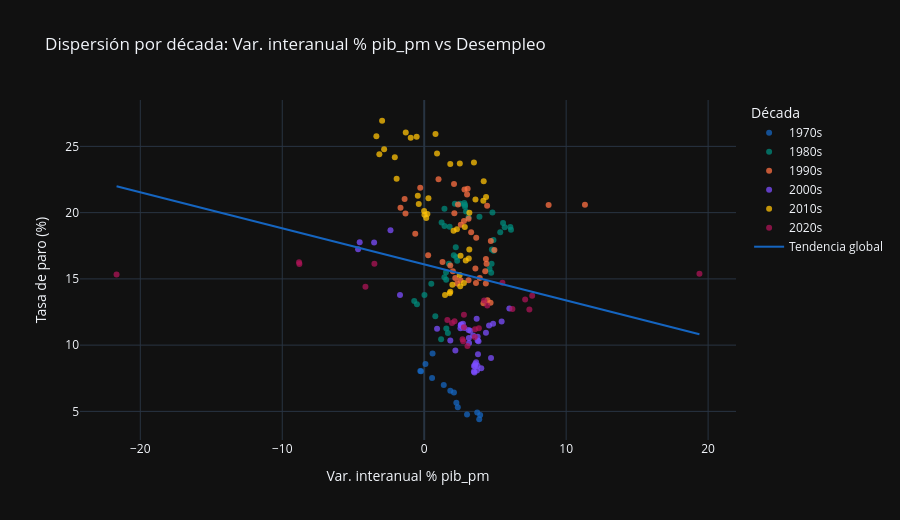

The cell this chart's notebook holds for it:
### Markdown cell above
### Análisis:

La correlación global entre la variación interanual del `pib_pm` y la tasa de paro es de -0,1806, un valor débil que contrasta con la relación inversa visualmente nítida y con la expectativa teórica de la Ley de Okun. Esta debilidad no refleja ausencia de relación sino la combinación de dos factores que atenúan el coeficiente global. El primero es la heterogeneidad de fuentes: el tramo de base 1986 pre-1995 tiene una variación interanual de amplitud reducida frente a un paro que recorre del 4% al 24%, lo que genera correlaciones rodantes positivas (hasta +0,7 a +0,8 en 1983-1988 y 1991-1992) que no reflejan co-movimiento económico real sino la baja variabilidad de la serie histórica. El segundo son los episodios extremos del desplome y rebote de 2020. La corrección del empalme por enlace retrospectivo ha eliminado el pico espurio de 1995 que antes distorsionaba el coeficiente, lo que explica que la correlación global, antes de aproximadamente -0,12, se sitúe ahora en -0,1806, algo más nítida.

A partir de 1995, donde las series del INE ofrecen mayor granularidad, la correlación rodante se comporta de forma coherente con la teoría: alcanza su mínimo en torno a -0,95 durante la Gran Recesión (2008-2013) y se mantiene negativa, en torno a -0,70, en 2014-2018, el tramo que mejor refleja la relación de Okun, con casi una década de correlación negativa persistente. La correlación global de -0,1806 es, por tanto, el promedio de regímenes de signo opuesto y subestima el poder predictivo del crecimiento del PIB sobre el paro en el tramo moderno.

Para la caracterización de la variable, la relación es genuinamente fuerte y negativa en el periodo post-1995 pero queda diluida por la heterogeneidad de fuentes del tramo previo y por los episodios extremos; su aprovechamiento, condicionado al régimen y al tramo muestral, se difiere a la fase de feature engineering.

### Code cell
df_cross['decada'] = (df_cross.index.year // 10 * 10).astype(str) + 's'
paleta_decadas = ['#1565C0', '#00897B', '#FF7043', '#7C4DFF', '#FFC107', '#AD1457']

df_scatter = df_cross.reset_index().rename(columns={'index': 'fecha', df_cross.index.name or 'index': 'fecha'})
if 'fecha' not in df_scatter.columns:
    df_scatter.insert(0, 'fecha', df_cross.index.strftime('%Y-%m-%d'))
else:
    df_scatter['fecha'] = pd.to_datetime(df_scatter['fecha']).dt.strftime('%Y-%m-%d')

fig = px.scatter(
    df_scatter, x='pib_demanda', y='parados',
    color='decada',
    hover_data=['fecha'],
    trendline='ols',
    trendline_scope='overall',
    color_discrete_sequence=paleta_decadas,
    title=f'Dispersión por década: {main_s9_label} vs Desempleo',
    labels={
        'pib_demanda': main_s9_label,
        'parados': 'Tasa de paro (%)',
        'decada': 'Década', 'fecha': 'Fecha',
    },
)
fig.for_each_trace(lambda t: t.update(name='Tendencia global') if t.name == 'Overall Trendline' else None)
fig.update_traces(marker=dict(size=6, opacity=0.75))
fig.update_layout(height=520)
fig.show()

### Figure 1 — Plotly figure (JSON) as saved in the notebook; plotly's stock layout.template omitted (floating-point values rounded to 4 significant figures; data arrays with more than 128 entries replaced by an {"elided": "..."} marker saying what was removed)
{"data": [{"customdata": [["1976-07-01"], ["1976-10-01"], ["1977-01-01"], ["1977-04-01"], ["1977-07-01"], ["1977-10-01"], ["1978-01-01"], ["1978-04-01"], ["1978-07-01"], ["1978-10-01"], ["1979-01-01"], ["1979-04-01"], ["1979-07-01"], ["1979-10-01"]], "hovertemplate": "Década=1970s<br>Var. interanual % pib_pm=%{x}<br>Tasa de paro (%)=%{y}<br>Fecha=%{customdata[0]}<extra></extra>", "legendgroup": "1970s", "marker": {"color": "#1565C0", "opacity": 0.75, "size": 6, "symbol": "circle"}, "mode": "markers", "name": "1970s", "orientation": "v", "showlegend": true, "type": "scatter", "x": [3.875, 3.942, 3.735, 3.017, 2.366, 2.265, 2.094, 1.839, 1.377, 0.5554, -0.2278, -0.2747, 0.08796, 0.5886], "xaxis": "x", "y": [4.407, 4.721, 4.92, 4.763, 5.318, 5.656, 6.418, 6.551, 6.998, 7.529, 8.025, 8.052, 8.579, 9.361], "yaxis": "y"}, {"customdata": [["1980-01-01"], ["1980-04-01"], ["1980-07-01"], ["1980-10-01"], ["1981-01-01"], ["1981-04-01"], ["1981-07-01"], ["1981-10-01"], ["1982-01-01"], ["1982-04-01"], ["1982-07-01"], ["1982-10-01"], ["1983-01-01"], ["1983-04-01"], ["1983-07-01"], ["1983-10-01"], ["1984-01-01"], ["1984-04-01"], ["1984-07-01"], ["1984-10-01"], ["1985-01-01"], ["1985-04-01"], ["1985-07-01"], ["1985-10-01"], ["1986-01-01"], ["1986-04-01"], ["1986-07-01"], ["1986-10-01"], ["1987-01-01"], ["1987-04-01"], ["1987-07-01"], ["1987-10-01"], ["1988-01-01"], ["1988-04-01"], ["1988-07-01"], ["1988-10-01"], ["1989-01-01"], ["1989-04-01"], ["1989-07-01"], ["1989-10-01"]], "hovertemplate": "Década=1980s<br>Var. interanual % pib_pm=%{x}<br>Tasa de paro (%)=%{y}<br>Fecha=%{customdata[0]}<extra></extra>", "legendgroup": "1980s", "marker": {"color": "#00897B", "opacity": 0.75, "size": 6, "symbol": "circle"}, "mode": "markers", "name": "1980s", "orientation": "v", "showlegend": true, "type": "scatter", "x": [1.19, 1.665, 1.557, 0.7826, -0.5107, -0.7028, 0.01786, 0.4993, 1.424, 1.549, 1.535, 1.737, 2.087, 2.324, 2.252, 2.224, 1.79, 1.429, 1.225, 1.425, 2.157, 2.536, 2.872, 2.878, 2.826, 2.943, 3.126, 3.893, 4.807, 5.557, 6.066, 6.112, 5.67, 5.355, 4.879, 4.766, 4.888, 4.746, 4.719, 4.603], "xaxis": "x", "y": [10.44, 10.91, 11.26, 12.18, 13.09, 13.34, 13.78, 14.63, 15.12, 14.93, 15.5, 16.15, 16.78, 16.37, 16.64, 17.39, 18.94, 18.99, 19.25, 20.3, 20.68, 20.68, 20.44, 20.58, 20.72, 20.09, 19.66, 19.68, 20.0, 19.22, 18.92, 18.7, 18.9, 18.52, 17.93, 17.22, 17.12, 16.15, 15.46, 15.74], "yaxis": "y"}, {"customdata": [["1990-01-01"], ["1990-04-01"], ["1990-07-01"], ["1990-10-01"], ["1991-01-01"], ["1991-04-01"], ["1991-07-01"], ["1991-10-01"], ["1992-01-01"], ["1992-04-01"], ["1992-07-01"], ["1992-10-01"], ["1993-01-01"], ["1993-04-01"], ["1993-07-01"], ["1993-10-01"], ["1994-01-01"], ["1994-04-01"], ["1994-07-01"], ["1994-10-01"], ["1995-01-01"], ["1995-04-01"], ["1995-07-01"], ["1995-10-01"], ["1996-01-01"], ["1996-04-01"], ["1996-07-01"], ["1996-10-01"], ["1997-01-01"], ["1997-04-01"], ["1997-07-01"], ["1997-10-01"], ["1998-01-01"], ["1998-04-01"], ["1998-07-01"], ["1998-10-01"], ["1999-01-01"], ["1999-04-01"], ["1999-07-01"], ["1999-10-01"]], "hovertemplate": "Década=1990s<br>Var. interanual % pib_pm=%{x}<br>Tasa de paro (%)=%{y}<br>Fecha=%{customdata[0]}<extra></extra>", "legendgroup": "1990s", "marker": {"color": "#FF7043", "opacity": 0.75, "size": 6, "symbol": "circle"}, "mode": "markers", "name": "1990s", "orientation": "v", "showlegend": true, "type": "scatter", "x": [4.298, 3.914, 3.648, 3.123, 2.556, 2.317, 2.187, 2.018, 1.837, 1.289, 0.2774, -0.6306, -1.317, -1.67, -1.38, -0.2796, 1.009, 2.099, 2.837, 3.06, 3.019, 8.765, 4.431, 11.32, 2.379, 2.124, 3.125, 2.798, 2.579, 3.307, 3.664, 4.693, 4.947, 4.346, 4.393, 3.606, 4.342, 4.459, 4.674, 4.175], "xaxis": "x", "y": [15.58, 15.08, 14.69, 14.9, 14.89, 14.65, 15.06, 15.59, 16.01, 16.28, 16.78, 18.41, 19.94, 20.38, 21.02, 21.88, 22.52, 22.17, 21.75, 21.8, 21.37, 20.58, 20.51, 20.6, 20.62, 19.96, 19.54, 19.38, 19.08, 18.51, 18.1, 17.86, 17.19, 16.5, 16.13, 15.78, 14.65, 13.39, 13.19, 13.16], "yaxis": "y"}, {"customdata": [["2000-01-01"], ["2000-04-01"], ["2000-07-01"], ["2000-10-01"], ["2001-01-01"], ["2001-04-01"], ["2001-07-01"], ["2001-10-01"], ["2002-01-01"], ["2002-04-01"], ["2002-07-01"], ["2002-10-01"], ["2003-01-01"], ["2003-04-01"], ["2003-07-01"], ["2003-10-01"], ["2004-01-01"], ["2004-04-01"], ["2004-07-01"], ["2004-10-01"], ["2005-01-01"], ["2005-04-01"], ["2005-07-01"], ["2005-10-01"], ["2006-01-01"], ["2006-04-01"], ["2006-07-01"], ["2006-10-01"], ["2007-01-01"], ["2007-04-01"], ["2007-07-01"], ["2007-10-01"], ["2008-01-01"], ["2008-04-01"], ["2008-07-01"], ["2008-10-01"], ["2009-01-01"], ["2009-04-01"], ["2009-07-01"], ["2009-10-01"]], "hovertemplate": "Década=2000s<br>Var. interanual % pib_pm=%{x}<br>Tasa de paro (%)=%{y}<br>Fecha=%{customdata[0]}<extra></extra>", "legendgroup": "2000s", "marker": {"color": "#7C4DFF", "opacity": 0.75, "size": 6, "symbol": "circle"}, "mode": "markers", "name": "2000s", "orientation": "v", "showlegend": true, "type": "scatter", "x": [5.998, 5.455, 4.853, 4.569, 4.35, 3.76, 3.827, 3.767, 2.592, 3.123, 2.568, 2.729, 3.696, 2.551, 2.832, 2.724, 2.607, 3.244, 3.448, 3.145, 3.162, 3.788, 3.575, 3.656, 4.707, 3.757, 3.72, 4.019, 3.505, 3.535, 3.501, 3.589, 2.197, 1.839, 0.9058, -1.705, -4.657, -4.545, -3.53, -2.375], "xaxis": "x", "y": [12.76, 11.79, 11.61, 11.48, 10.94, 10.35, 10.3, 10.63, 11.55, 11.15, 11.49, 11.61, 11.99, 11.28, 11.3, 11.37, 11.5, 11.09, 10.74, 10.53, 10.17, 9.319, 8.411, 8.705, 9.027, 8.443, 8.084, 8.264, 8.419, 7.932, 8.006, 8.57, 9.603, 10.36, 11.23, 13.79, 17.24, 17.77, 17.75, 18.66], "yaxis": "y"}, {"customdata": [["2010-01-01"], ["2010-04-01"], ["2010-07-01"], ["2010-10-01"], ["2011-01-01"], ["2011-04-01"], ["2011-07-01"], ["2011-10-01"], ["2012-01-01"], ["2012-04-01"], ["2012-07-01"], ["2012-10-01"], ["2013-01-01"], ["2013-04-01"], ["2013-07-01"], ["2013-10-01"], ["2014-01-01"], ["2014-04-01"], ["2014-07-01"], ["2014-10-01"], ["2015-01-01"], ["2015-04-01"], ["2015-07-01"], ["2015-10-01"], ["2016-01-01"], ["2016-04-01"], ["2016-07-01"], ["2016-10-01"], ["2017-01-01"], ["2017-04-01"], ["2017-07-01"], ["2017-10-01"], ["2018-01-01"], ["2018-04-01"], ["2018-07-01"], ["2018-10-01"], ["2019-01-01"], ["2019-04-01"], ["2019-07-01"], ["2019-10-01"]], "hovertemplate": "Década=2010s<br>Var. interanual % pib_pm=%{x}<br>Tasa de paro (%)=%{y}<br>Fecha=%{customdata[0]}<extra></extra>", "legendgroup": "2010s", "marker": {"color": "#FFC107", "opacity": 0.75, "size": 6, "symbol": "circle"}, "mode": "markers", "name": "2010s", "orientation": "v", "showlegend": true, "type": "scatter", "x": [0.01754, 0.2237, 0.1416, -0.006113, 0.2981, -0.384, -0.4515, -1.943, -2.071, -3.159, -2.823, -3.37, -2.965, -1.301, -0.9507, -0.5327, 0.7956, 0.9034, 1.836, 2.507, 3.502, 4.191, 4.358, 4.166, 3.61, 3.182, 2.86, 2.069, 2.307, 3.178, 2.926, 3.14, 2.561, 2.499, 1.985, 2.538, 2.796, 1.837, 1.797, 1.467], "xaxis": "x", "y": [19.84, 19.89, 19.59, 20.11, 21.08, 20.64, 21.28, 22.56, 24.19, 24.4, 24.79, 25.77, 26.94, 26.06, 25.65, 25.73, 25.93, 24.47, 23.67, 23.7, 23.78, 22.37, 21.18, 20.9, 21.0, 20.0, 18.91, 18.63, 18.75, 17.22, 16.38, 16.55, 16.74, 15.28, 14.55, 14.45, 14.7, 14.02, 13.92, 13.78], "yaxis": "y"}, {"customdata": [["2020-01-01"], ["2020-04-01"], ["2020-07-01"], ["2020-10-01"], ["2021-01-01"], ["2021-04-01"], ["2021-07-01"], ["2021-10-01"], ["2022-01-01"], ["2022-04-01"], ["2022-07-01"], ["2022-10-01"], ["2023-01-01"], ["2023-04-01"], ["2023-07-01"], ["2023-10-01"], ["2024-01-01"], ["2024-04-01"], ["2024-07-01"], ["2024-10-01"], ["2025-01-01"], ["2025-04-01"], ["2025-07-01"], ["2025-10-01"]], "hovertemplate": "Década=2020s<br>Var. interanual % pib_pm=%{x}<br>Tasa de paro (%)=%{y}<br>Fecha=%{customdata[0]}<extra></extra>", "legendgroup": "2020s", "marker": {"color": "#AD1457", "opacity": 0.75, "size": 6, "symbol": "circle"}, "mode": "markers", "name": "2020s", "orientation": "v", "showlegend": true, "type": "scatter", "x": [-4.139, -21.67, -8.816, -8.792, -3.51, 19.39, 5.51, 7.111, 7.606, 7.407, 6.214, 4.442, 4.222, 1.959, 1.63, 2.139, 2.798, 3.849, 3.583, 3.564, 2.796, 2.747, 2.701, 3.047], "xaxis": "x", "y": [14.41, 15.33, 16.26, 16.13, 16.14, 15.39, 14.71, 13.44, 13.73, 12.69, 12.73, 12.99, 13.38, 11.67, 11.89, 11.8, 12.29, 11.27, 11.21, 10.61, 11.36, 10.29, 10.45, 9.932], "yaxis": "y"}, {"hovertemplate": "<b>OLS trendline</b><br>parados = -0.271992 * pib_demanda + 16.0904<br>R<sup>2</sup>=0.032607<br><br>Var. interanual % pib_pm=%{x}<br>Tasa de paro (%)=%{y} <b>(trend)</b><extra></extra>", "legendgroup": "Overall Trendline", "line": {"color": "#1565C0"}, "marker": {"opacity": 0.75, "size": 6}, "mode": "lines", "name": "Tendencia global", "showlegend": true, "type": "scatter", "x": {"elided": "198 float values"}, "xaxis": "x", "y": {"elided": "198 float values"}, "yaxis": "y"}], "layout": {"height": 520, "legend": {"title": {"text": "Década"}, "tracegroupgap": 0}, "title": {"text": "Dispersión por década: Var. interanual % pib_pm vs Desempleo"}, "xaxis": {"anchor": "y", "domain": [0.0, 1.0], "title": {"text": "Var. interanual % pib_pm"}}, "yaxis": {"anchor": "x", "domain": [0.0, 1.0], "title": {"text": "Tasa de paro (%)"}}}}
